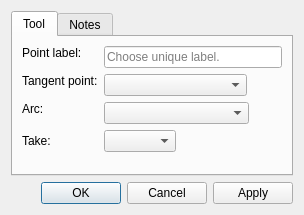
<?xml version="1.0" encoding="UTF-8"?>
<ui version="4.0">
 <class>DialogPointFromArcAndTangent</class>
 <widget class="QDialog" name="DialogPointFromArcAndTangent">
  <property name="geometry">
   <rect>
    <x>0</x>
    <y>0</y>
    <width>304</width>
    <height>215</height>
   </rect>
  </property>
  <property name="windowTitle">
   <string>Point from arc and tangent</string>
  </property>
  <property name="windowIcon">
   <iconset resource="../../../vmisc/share/resources/icon.qrc">
    <normaloff>:/icon/64x64/icon64x64.png</normaloff>:/icon/64x64/icon64x64.png</iconset>
  </property>
  <layout class="QVBoxLayout" name="verticalLayout">
   <item>
    <widget class="QTabWidget" name="tabWidget">
     <property name="currentIndex">
      <number>0</number>
     </property>
     <widget class="QWidget" name="tab">
      <attribute name="title">
       <string>Tool</string>
      </attribute>
      <layout class="QFormLayout" name="formLayout_2">
       <property name="fieldGrowthPolicy">
        <enum>QFormLayout::ExpandingFieldsGrow</enum>
       </property>
       <item row="0" column="0">
        <widget class="QLabel" name="labelEditNamePoint">
         <property name="sizePolicy">
          <sizepolicy hsizetype="Fixed" vsizetype="Fixed">
           <horstretch>0</horstretch>
           <verstretch>0</verstretch>
          </sizepolicy>
         </property>
         <property name="text">
          <string>Point label:</string>
         </property>
        </widget>
       </item>
       <item row="0" column="1">
        <widget class="QLineEdit" name="lineEditNamePoint">
         <property name="toolTip">
          <string>Unique label</string>
         </property>
         <property name="placeholderText">
          <string>Choose unique label.</string>
         </property>
        </widget>
       </item>
       <item row="1" column="0">
        <widget class="QLabel" name="labelTangentPoint">
         <property name="sizePolicy">
          <sizepolicy hsizetype="Expanding" vsizetype="Fixed">
           <horstretch>0</horstretch>
           <verstretch>0</verstretch>
          </sizepolicy>
         </property>
         <property name="text">
          <string>Tangent point:</string>
         </property>
        </widget>
       </item>
       <item row="1" column="1">
        <widget class="QComboBox" name="comboBoxTangentPoint">
         <property name="sizePolicy">
          <sizepolicy hsizetype="Preferred" vsizetype="Fixed">
           <horstretch>0</horstretch>
           <verstretch>0</verstretch>
          </sizepolicy>
         </property>
         <property name="minimumSize">
          <size>
           <width>143</width>
           <height>0</height>
          </size>
         </property>
        </widget>
       </item>
       <item row="2" column="0">
        <widget class="QLabel" name="labelArc">
         <property name="sizePolicy">
          <sizepolicy hsizetype="Expanding" vsizetype="Fixed">
           <horstretch>0</horstretch>
           <verstretch>0</verstretch>
          </sizepolicy>
         </property>
         <property name="text">
          <string>Arc:</string>
         </property>
        </widget>
       </item>
       <item row="2" column="1">
        <widget class="QComboBox" name="comboBoxArc">
         <property name="sizePolicy">
          <sizepolicy hsizetype="Preferred" vsizetype="Fixed">
           <horstretch>0</horstretch>
           <verstretch>0</verstretch>
          </sizepolicy>
         </property>
         <property name="minimumSize">
          <size>
           <width>145</width>
           <height>0</height>
          </size>
         </property>
        </widget>
       </item>
       <item row="3" column="0">
        <widget class="QLabel" name="label">
         <property name="text">
          <string>Take:</string>
         </property>
        </widget>
       </item>
       <item row="3" column="1">
        <widget class="QComboBox" name="comboBoxResult"/>
       </item>
      </layout>
     </widget>
     <widget class="QWidget" name="tab_2">
      <attribute name="title">
       <string>Notes</string>
      </attribute>
      <layout class="QVBoxLayout" name="verticalLayout_2">
       <item>
        <widget class="QPlainTextEdit" name="plainTextEditToolNotes"/>
       </item>
      </layout>
     </widget>
    </widget>
   </item>
   <item>
    <widget class="QDialogButtonBox" name="buttonBox">
     <property name="orientation">
      <enum>Qt::Horizontal</enum>
     </property>
     <property name="standardButtons">
      <set>QDialogButtonBox::Apply|QDialogButtonBox::Cancel|QDialogButtonBox::Ok</set>
     </property>
    </widget>
   </item>
  </layout>
 </widget>
 <resources>
  <include location="../../../vmisc/share/resources/icon.qrc"/>
 </resources>
 <connections>
  <connection>
   <sender>buttonBox</sender>
   <signal>accepted()</signal>
   <receiver>DialogPointFromArcAndTangent</receiver>
   <slot>accept()</slot>
   <hints>
    <hint type="sourcelabel">
     <x>248</x>
     <y>254</y>
    </hint>
    <hint type="destinationlabel">
     <x>157</x>
     <y>274</y>
    </hint>
   </hints>
  </connection>
  <connection>
   <sender>buttonBox</sender>
   <signal>rejected()</signal>
   <receiver>DialogPointFromArcAndTangent</receiver>
   <slot>reject()</slot>
   <hints>
    <hint type="sourcelabel">
     <x>316</x>
     <y>260</y>
    </hint>
    <hint type="destinationlabel">
     <x>286</x>
     <y>274</y>
    </hint>
   </hints>
  </connection>
 </connections>
</ui>
